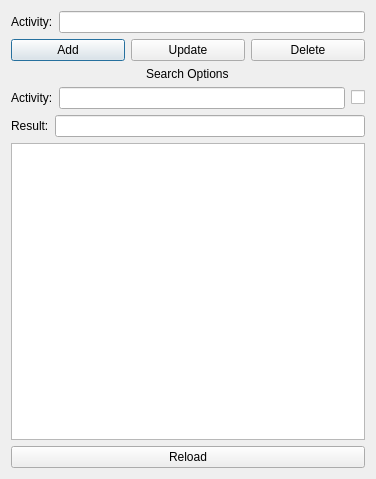
<?xml version="1.0" encoding="UTF-8"?>
<ui version="4.0">
 <class>ActivitiesDialog</class>
 <widget class="QDialog" name="ActivitiesDialog">
  <property name="geometry">
   <rect>
    <x>0</x>
    <y>0</y>
    <width>376</width>
    <height>479</height>
   </rect>
  </property>
  <property name="windowTitle">
   <string>Activities</string>
  </property>
  <layout class="QGridLayout" name="gridLayout">
   <item row="0" column="0">
    <layout class="QVBoxLayout" name="MainLayout" stretch="0,0,3,0">
     <item>
      <layout class="QHBoxLayout" name="ActivityLayout">
       <item>
        <widget class="QLabel" name="ActivityLabel">
         <property name="text">
          <string>Activity:</string>
         </property>
         <property name="textFormat">
          <enum>Qt::PlainText</enum>
         </property>
         <property name="wordWrap">
          <bool>false</bool>
         </property>
        </widget>
       </item>
       <item>
        <widget class="QLineEdit" name="ActivityText"/>
       </item>
      </layout>
     </item>
     <item>
      <layout class="QVBoxLayout" name="OutputLayout">
       <item>
        <layout class="QHBoxLayout" name="ModificationLayout">
         <item>
          <widget class="QPushButton" name="AddButton">
           <property name="text">
            <string>Add</string>
           </property>
          </widget>
         </item>
         <item>
          <widget class="QPushButton" name="UpdateButton">
           <property name="text">
            <string>Update</string>
           </property>
          </widget>
         </item>
         <item>
          <widget class="QPushButton" name="DeleteButton">
           <property name="text">
            <string>Delete</string>
           </property>
          </widget>
         </item>
        </layout>
       </item>
       <item>
        <layout class="QVBoxLayout" name="SearchSection">
         <item alignment="Qt::AlignHCenter">
          <widget class="QLabel" name="SearchSectionLabel">
           <property name="text">
            <string>Search Options</string>
           </property>
          </widget>
         </item>
         <item>
          <layout class="QHBoxLayout" name="SearchLayout">
           <item>
            <widget class="QLabel" name="SearchLabel">
             <property name="text">
              <string>Activity:</string>
             </property>
            </widget>
           </item>
           <item>
            <widget class="QLineEdit" name="SearchText"/>
           </item>
           <item>
            <widget class="QCheckBox" name="EnableSearch">
             <property name="text">
              <string/>
             </property>
            </widget>
           </item>
          </layout>
         </item>
        </layout>
       </item>
       <item>
        <layout class="QHBoxLayout" name="ResultLayout">
         <item>
          <widget class="QLabel" name="OutputLabel">
           <property name="text">
            <string>Result:</string>
           </property>
          </widget>
         </item>
         <item>
          <widget class="QLineEdit" name="OutputText">
           <property name="readOnly">
            <bool>true</bool>
           </property>
          </widget>
         </item>
        </layout>
       </item>
      </layout>
     </item>
     <item>
      <widget class="QTableView" name="ActivityTable"/>
     </item>
     <item>
      <widget class="QPushButton" name="Reload">
       <property name="text">
        <string>Reload</string>
       </property>
      </widget>
     </item>
    </layout>
   </item>
  </layout>
 </widget>
 <tabstops>
  <tabstop>AddButton</tabstop>
  <tabstop>UpdateButton</tabstop>
  <tabstop>DeleteButton</tabstop>
  <tabstop>OutputText</tabstop>
  <tabstop>ActivityTable</tabstop>
 </tabstops>
 <resources/>
 <connections/>
</ui>
